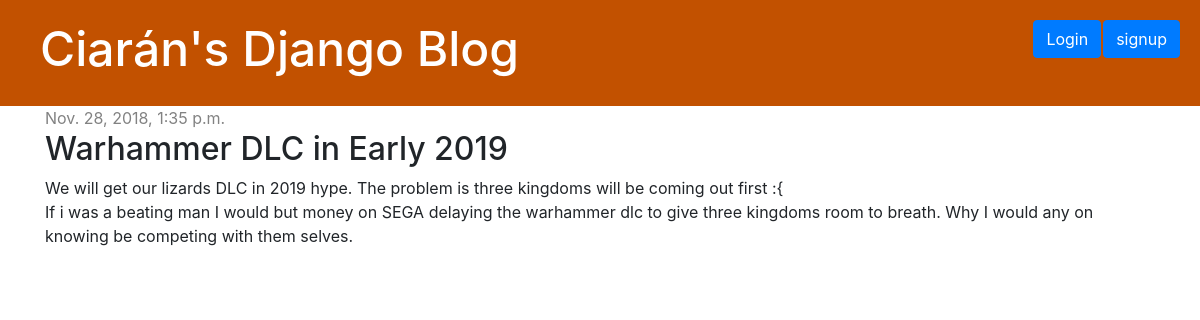
The app's page /blog/post/2/ with its own data.
### blog/models.py (models this page shows, shortened)
class Post(models.Model):
    author = models.ForeignKey(settings.AUTH_USER_MODEL, on_delete=models.CASCADE)
    title = models.CharField(max_length=200)
    text = models.TextField()
    created_date = models.DateTimeField(default=timezone.now)
    published_date = models.DateTimeField(blank=True, null=True)

### blog/views.py (the view)
# urls.py: path('post/<int:pk>/', views.post_detail, name='post_detail'),
def post_detail(request, pk):
    post = get_object_or_404(Post, pk=pk)
    return render(request, 'blog/post_detail.html', {'post': post})

### blog/templates/blog/post_detail.html (shortened to what this page needs)
{% extends 'home/base.html' %}
{% block content %}
<div class="container">
  <div class="row">
    <div class="col">
      <div class="post">
        {% if post.published_date %}
            <div class="date">
                {{ post.published_date }}
            </div>
        {% else %}
            <a class="btn btn-default" href="{% url 'post_publish' pk=post.pk %}">Publish</a>
        {% endif %}
        <h2>{{ post.title }}</h2>
        <p>{{ post.text|linebreaksbr }}</p>
      </div>
    </div>
  </div>
</div>
{% endblock %}

### home/static/css/home.css (style rules this page uses)
.date { color: #828282; }
.post { margin-bottom: 70px; }

### records on screen
Post: published_date "Nov. 28, 2018, 1:35 p.m.", title "Warhammer DLC in Early 2019", text "We will get our lizards DLC in 2019 hype. The problem is three kingdoms will be coming out first :{ If i was a beating man I would but money on SEGA delaying the warhammer dlc to give three kingdoms room to breath. Why I would any on knowing be competing with them selves."
